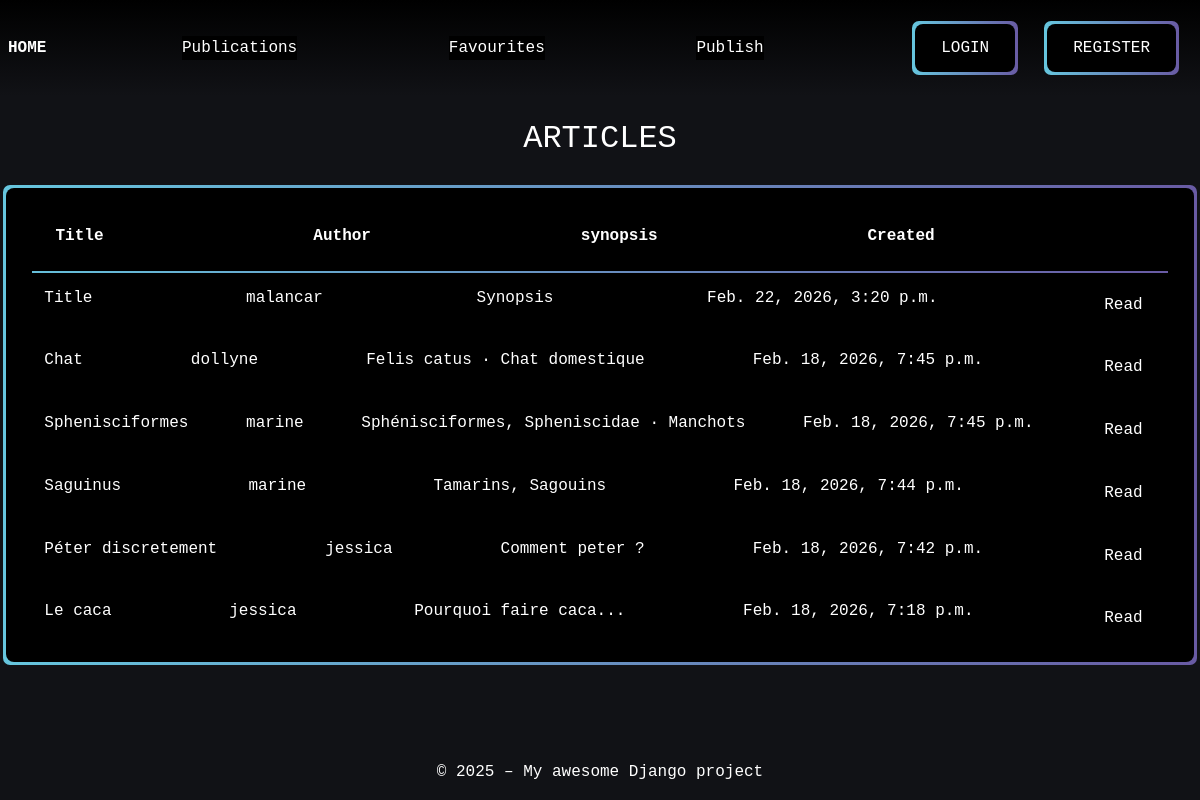
The app's page /articles/ with its own data.
### articles/models.py (models this page shows, shortened)
class Article(models.Model):
    title = models.CharField(max_length=64, null=False)
    author = models.ForeignKey(
        settings.AUTH_USER_MODEL,
        on_delete=models.CASCADE,
        related_name="article",
        null=False
    )
    created = models.DateTimeField(auto_now_add=True, null=False)
    synopsis = models.CharField(max_length=312, null=False)
    content = models.TextField(null=False)

### articles/views.py (the view)
# urls.py: path('', ArticleListView.as_view(), name='articles-list'),
class ArticleListView(ListView):
    model = Article
    template_name = "articles/list.html"
    context_object_name = "articles"
    ordering = ['-created']

### articles/templates/articles/list.html
{% extends "base.html" %}
{% load static %}
{% block extra_css %}
 <link rel="stylesheet" href="{% static 'articles/css/articles.css' %}">
{% endblock %}
{% block content %}
<div class="page-content">
    <h2 class="text-center m-4">ARTICLES</h2>
    <div class="tables div-wrapper">
        <table class="div-overlay ">
            <thead>
                <tr>
                    <th>Title</th>
                    <th>Author</th>
                    <th class="">synopsis</th>
                    <th>Created</th>
                    <th></th>
                </tr>
            </thead>
            <tbody>
                {% for article in articles %}
                    <tr>
                        <td>{{ article.title }}</td>
                        <td> {{ article.author }} </td>
                        <td> {{ article.synopsis }} </td>
                        <td> {{ article.created }} </td>
                        <td>
                            <a asChild href="{% url 'articles:article-detail' article.id %}" class="btn">Read</a>
                        </td>
                    </tr>
                {% endfor %}
            </tbody>
        </table>
    </div>
</div>
{% endblock %}

### static/css/style.css (style rules this page uses)
:root { --blue: #66C6DE; --purple: #695BA4; }
html, body { background-color: #111216; width: 100%; height: 100%; font-family: 'Courier New', Courier, monospace; ; }
.btn-wrapper, .div-wrapper { position: relative; display: flex; align-items: center; margin: 10px; padding: 3px; background-clip: padding-box, border-box; border:3px solid transparent; font-size: 16px; color: white; background-color: transparent; border-radius: 10px; border: 3px solid transparent; background-image: linear-gradient(90deg, var(--blue), var(--purple)); }
.btn-overlay, .div-overlay { display: flex; justify-content: center; justify-items: center; width: 100%; position: relative; padding: 12px 26px; font-size: 16px; color: white; background-color: black; border: none; border-radius: 8px; transition: background-color 0.3s ease, transform 0.2s ease; outline: none; box-shadow: none; }
.btn { transition: all 0.2s ease-in-out; cursor: pointer; color: white; }
a { text-decoration: none; color: inherit; }

### articles/static/articles/css/articles.css (style rules this page uses)
.tables { display: flex; justify-content: center; align-items: center; }
table { width: 100%; display: flex; flex-direction: column; }
@media (min-width: 1200px) { .tables { width: 1200px; } }
thead { border-bottom: 2px solid; border-image: linear-gradient(135deg, var(--blue), var(--purple)) 1; }
th { margin: 1%; display: flex; justify-content: space-between; }
tr { padding: 1%; display: flex; justify-content: space-between; }
td { text-align: center; }

### records on screen
Article: title "Title", author "malancar", synopsis "Synopsis", created "Feb. 22, 2026, 3:20 p.m."
Article: title "Chat", author "dollyne", synopsis "Felis catus · Chat domestique", created "Feb. 18, 2026, 7:45 p.m."
Article: title "Sphenisciformes", author "marine", synopsis "Sphénisciformes, Spheniscidae · Manchots", created "Feb. 18, 2026, 7:45 p.m."
Article: title "Saguinus", author "marine", synopsis "Tamarins, Sagouins", created "Feb. 18, 2026, 7:44 p.m."
Article: title "Péter discretement", author "jessica", synopsis "Comment peter ?", created "Feb. 18, 2026, 7:42 p.m."
Article: title "Le caca", author "jessica", synopsis "Pourquoi faire caca...", created "Feb. 18, 2026, 7:18 p.m."
